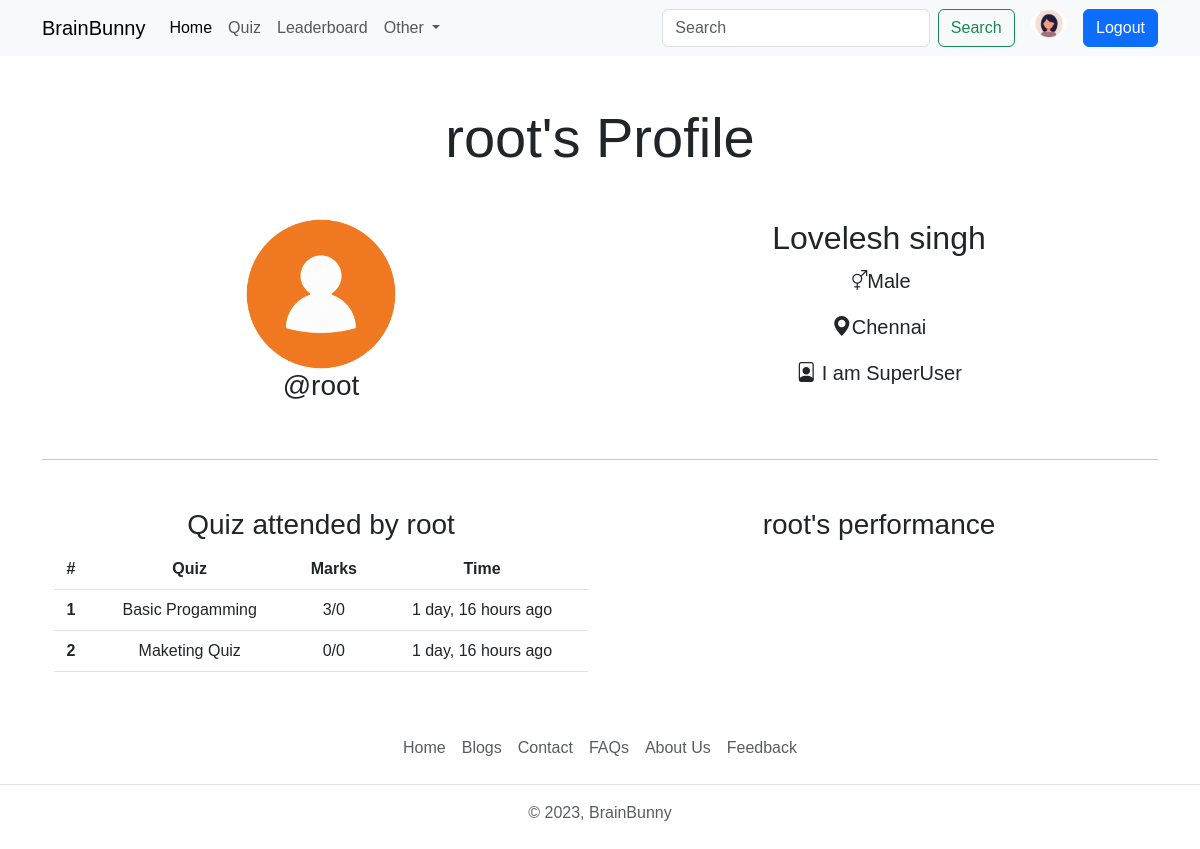
Page /user/profile/root (signed in) on the committed database.
### account/models.py (models this page shows, shortened)
class Profile(models.Model):
    user=models.OneToOneField(User,on_delete=models.CASCADE,null=True,verbose_name='User Object') #verbose name
    bio = models.TextField(blank=True,null=True)
    profile_img=models.ImageField(upload_to='profile_images',default='user.png',blank=True,null=True,verbose_name='Profile Pic')
    location=models.CharField(max_length=100,blank=True,null=True)
    GENDER=(
        ('Male','Male'),
        ('Female','Female'),
        ('Other','Other'),
    )
    gender=models.CharField(max_length=6,choices=GENDER,blank=True,null=True)

### quiz/models.py (models this page shows, shortened)
class QuizSubmission(models.Model):
    user = models.ForeignKey(User,on_delete=models.CASCADE)
    quiz = models.ForeignKey(Quiz,on_delete=models.CASCADE)
    score = models.IntegerField()
    submitted_at=models.DateTimeField(auto_now_add=True)

class Quiz(models.Model):
    title=models.CharField(max_length=255)
    description= models.TextField()
    category = models.ForeignKey(Category,on_delete=models.CASCADE)
    quiz_file = models.FileField(upload_to='quiz/')
    created_at=models.DateTimeField(auto_now_add=True)
    updated_at=models.DateTimeField(auto_now=True)
    class Meta:
        verbose_name_plural= "Quizzes"

### account/views.py (the view)
# urls.py: path('profile/<str:username>',views.profile,name='profile'),
@login_required(login_url='login')
def profile(request,username):
    user_object2=User.objects.get(username=username);
    user_profile2=Profile.objects.get(user=user_object2)
    user_object = User.objects.get(username=request.user)
    user_profile =Profile.objects.get(user=user_object)
    submissions = QuizSubmission.objects.filter(user=user_object2)
    context={"user_profile":user_profile2,"user_profile2": user_profile,"submissions":submissions}
    return render(request,"profile.html",context)

### templates/profile.html (shortened to what this page needs)
{% extends "index.html" %}
{% load static %}
{% block content %}
    <h1 class="display-4 text-center my-5">{{user_profile.user.username}}'s Profile</h1>
    <div class="container text-center">
        <div class="container text-center my-4">
            <div class="row row-cols-sm-1 row-cols-md-2">
                <div class="col-12">
                    <img src="{{user_profile.profile_img.url}}" class="rounded-circle" alt="user-profile" width="150" height="150">
                    <h2 class="fs-3">@{{user_profile.user.username}}</h2>
                </div>
                <div class="col-12">
                    <h2>{{user_profile.user.first_name|default:"Full Name Not Available"}} {{user_profile.user.last_name}} </h2>
                    <p class="fs-5"><i class="bi bi-gender-ambiguous"></i>{{user_profile.gender|default:"Gendr Not Available"}}</p>
                    <p class="fs-5"><i class="bi bi-geo-alt-fill"></i>{{user_profile.location|default:"Location Not Available"}}</p>
                    <p class="fs-5"><i class="bi bi-file-person"></i> {{user_profile.bio|default:"Bio Not Available"}}</p>
                </div>
            </div>
        </div>
        <hr class="my-5">
        <div class="container">
            <div class="row row-cols-sm-1 row-cols-md-1 row-cols-lg-2">
                <div class="col-12">
                    <h3>Quiz attended by {{user_profile.user.username}}</h3>
                    <table class="table">
                        <thead>
                            <tr>
                                <th scope="col">#</th>
                                <th scope="col">Quiz</th>
                                <th scope="col">Marks</th>
                                <th scope="col">Time</th>
                            </tr>
                        </thead>
                        <tbody>
                            {% for submission in submissions %}
                                <tr>
                                    <th scope="row">{{forloop.counter}}</th>
                                    <td title="{{submission.quiz.title}}">{{submission.quiz.title | truncatewords:4}}</td>
                                    <td>{{submission.score}}/{{submmission.quiz.question_set.all|length}}</td>
                                    <td>{{submission.submitted_at|timesince}} ago</td>
                                </tr>
                            {% endfor %}
                        </tbody>
                    </table>
                </div>
                <div class="col-12">
                    <h3>{{user_profile.user.username }}'s performance</h3>
                </div>
            </div>
        </div>
    </div>
{% endblock content %}

### templates/components/navbar.html (shortened to what this page needs)
<nav class="navbar navbar-expand-lg bg-body-tertiary d-none d-lg-block">
    <div class="container">
        <a class="navbar-brand" href="{% url "home" %}">BrainBunny</a>
        <div class="collapse navbar-collapse" id="navbarSupportedContent">
            <ul class="navbar-nav me-auto mb-2 mb-lg-0">
                <li class="nav-item">
                    <a class="nav-link active" aria-current="page" href="{% url "home" %}">Home</a>
                </li>
                <li class="nav-item">
                    <a class="nav-link" href="{% url "all_quiz" %}">Quiz</a>
                </li>
                <li class="nav-item">
                    <a class="nav-link" href="{% url "leaderboard" %}">Leaderboard</a>
                </li>
                <li class="nav-item dropdown">
                    <a class="nav-link dropdown-toggle" href="#" role="button" data-bs-toggle="dropdown"
                        aria-expanded="false">
                        Other
                    </a>
                </li>
            </ul>
            <form class="d-flex" role="search">
                <input class="form-control me-2" type="search" placeholder="Search" aria-label="Search">
                <button class="btn btn-outline-success" type="submit">Search</button>
                {% if request.user.is_authenticated %}
                    <a href="{% url "profile" request.user.username %}" data-bs-toggle="tooltip" data-bs-placement="bottom" data-bs-title=@{{request.user.username}} class="mx-2">
                        <img src="{{user_profile2.profile_img.url}}" alt="profile" width="55" height="55" class="img-fluid rounded-circle mx-2">
                    </a>
                    <a href="{% url "logout" %}" class="btn btn-primary ms-3">Logout</a>
                {% else %}
                    <a href="{% url "login" %}" class="btn btn-primary ms-2">Login</a>
                {% endif %}
            </form>
        </div>
    </div>
</nav>

### static/css/style.css (style rules this page uses)
* { font-family: 'Trebuchet MS', 'Lucida Sans Unicode', 'Lucida Grande', 'Lucida Sans', Arial, sans-serif; }

### rows in the picture
Profile: profile_img (picture)
Profile: user.username "root", profile_img (placeholder picture), user.first_name "Lovelesh", user.last_name "singh", gender "Male", location "Chennai", bio "I am SuperUser"
QuizSubmission: quiz "Basic Progamming", score "3", quiz.question_set.all|length "0", submitted_at "1 day, 16 hours"
QuizSubmission: quiz "Maketing Quiz", score "0", quiz.question_set.all|length "0", submitted_at "1 day, 16 hours"
